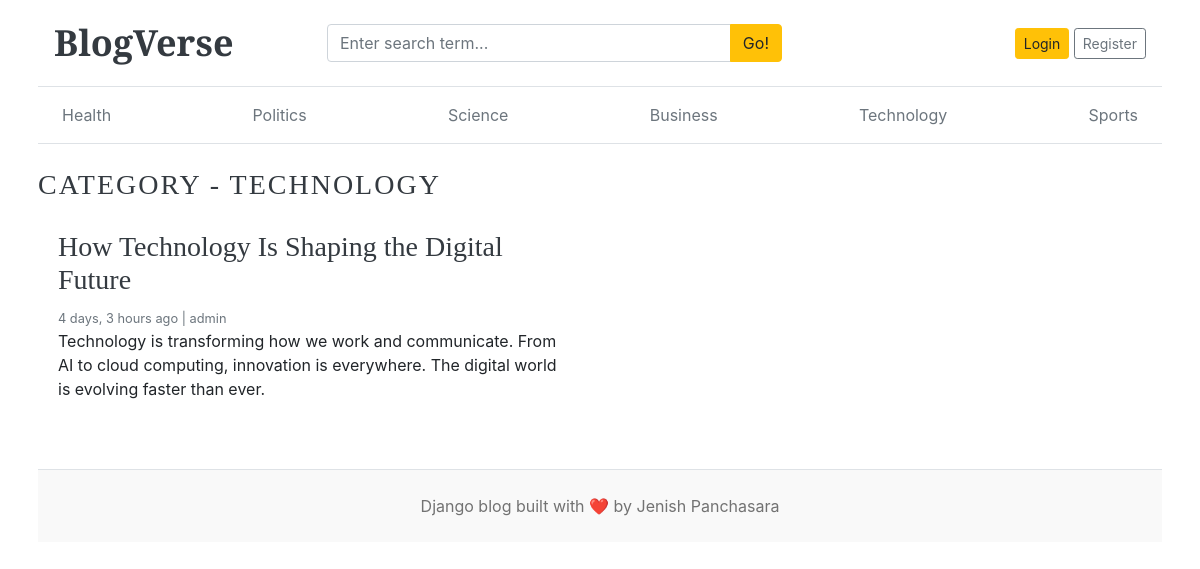
The app's page /category/2/ with its own data.
### app/models.py (models this page shows, shortened)
class Category(models.Model):
    category_name = models.CharField(max_length=50,unique=True)
    created_at = models.DateTimeField(auto_now_add=True)
    updated_at = models.DateTimeField(auto_now=True)
    class Meta:
        verbose_name_plural = 'categories'
    def __str__(self):
        return self.category_name

class Blog(models.Model):
    title = models.CharField(max_length=100)
    slug = models.SlugField(max_length=150,unique=True, blank=True)
    category = models.ForeignKey(Category,on_delete=models.CASCADE)
    author = models.ForeignKey(User, on_delete=models.CASCADE)
    featured_image = models.ImageField(upload_to='uploads/%Y/%m/%d')
    short_description = models.TextField(max_length=500)
    blog_body = models.TextField(max_length=3000)
    status = models.IntegerField(choices=STATUS_CHOICES, default=0)
    is_featured = models.BooleanField(default=False)
    created_at = models.DateTimeField(auto_now_add=True)
    updated_at = models.DateTimeField(auto_now=True)

### app/views.py (the view)
# urls.py: path('<int:category_id>/', views.posts_by_category, name='posts_by_category')
def posts_by_category(request,category_id):
    posts = Blog.objects.filter(status=1, category=category_id)
    category = get_object_or_404(Category, pk=category_id)
    context = {
        'posts': posts,
        'category': category,
    }
    return render(request, 'posts_by_category.html', context)

### app/context_processors.py (called while the page is built)
def get_categories(request):
    categories = Category.objects.all().order_by('-created_at')
    return dict(categories=categories)

def get_social_links(request):
    social_links = SocialLinks.objects.all()
    return dict(social_links=social_links)

### templates/posts_by_category.html (shortened to what this page needs)
{% extends "base.html" %}
{% block content %}
  <h3 class="text-uppercase text-dark" style="letter-spacing: 2px">Category - {{ category }}</h3>
  <div class="row mb-2">
    {% if posts %}
    {% for post in posts %}
        <div class="col-md-6">
          <div class="card border-0">
            <div class="card-body">
              <h3><a class="text-dark" href="{% url 'blogs' post.slug %}">{{ post.title }}</a> </h3>
              <small class="mb-1 text-muted">
                {{ post.created_at|timesince }} ago | {{ post.author }}
              </small>
              <p class="card-text">{{ post.short_description }}</p>
            </div>
          </div>
        </div>
    {% endfor %}
    {% else %}
    <p>No post found</p>
    {% endif %}
  </div>
{% endblock %}

### templates/base.html (shortened to what this page needs)
{% load static %}
<!DOCTYPE html>
<html lang="en">
  <head>
    <link
      href="https://getbootstrap.com/docs/4.0/dist/css/bootstrap.min.css"
      rel="stylesheet"
    />
    <link href="{% static 'css/blog.css' %}" rel="stylesheet" />
    <link rel="stylesheet" href="https://cdnjs.cloudflare.com/ajax/libs/font-awesome/4.7.0/css/font-awesome.min.css">
  </head>
  <body>
    <div class="container px-3 px-md-4 px-lg-2">
      <header class="blog-header px-3 py-3 border-bottom bg-white">
        <div class="row align-items-center no-gutters">
          <div class="col-md-3">
            <a class="blog-header-logo text-dark font-weight-bold" href="/">
              BlogVerse
            </a>
          </div>
          <div class="col-md-5">
            <form action="{% url 'search' %}" method="GET">
              <div class="input-group">
                <input
                  class="form-control"
                  type="text"
                  name="keyword"
                  placeholder="Enter search term..."
                  value = {{ keyword }}
                >
                <div class="input-group-append">
                  <button class="btn btn-warning" type="submit">Go!</button>
                </div>
              </div>
            </form>
          </div>
          <div class="col-4 d-flex justify-content-end align-items-center">
              {% if not user.is_authenticated %}
                  <a class="btn btn-sm btn-warning" href="{% url 'login' %}">Login</a> &nbsp;
                  <a class="btn btn-sm btn-outline-secondary" href="{% url 'register' %}">Register</a>
              {% endif %}
          </div>
      </header>
      <div class="nav-scroller px-3 py-2 mb-4 border-bottom">
        <nav class="nav d-flex justify-content-between">
          {% for cat in categories %}
            <a
              class="p-2 text-muted"
              href="{% url 'posts_by_category' cat.id %}"
            >
              {{ cat.category_name }}
            </a>
          {% endfor %}
        </nav>
      </div>
      {% block content %}
      {% endblock %}
      <footer class="blog-footer text-center py-4 mt-5 border-top">
        <p class="mb-0">
          Django blog built with ❤️ by
          <span>Jenish Panchasara</span>
        </p>
      </footer>
    </div>
  </body>
</html>

### blog_main/static/css/blog.css (style rules this page uses)
.blog-header { border-bottom: 1px solid #e5e5e5; }
.blog-header-logo { font-family: "Playfair Display", Georgia, "Times New Roman", serif; font-size: 2.25rem; }
h1, h2, h3, h4, h5, h6 { font-family: "Playfair Display", Georgia, "Times New Roman", serif; }
.blog-footer { padding: 2.5rem 0; color: #727272; text-align: center; background-color: #f9f9f9; border-top: .05rem solid #e5e5e5; }
.blog-footer p:last-child { margin-bottom: 0; }

### records on screen
Category: category_name "Health"
Category: category_name "Politics"
Category: category_name "Science"
Category: category_name "Business"
Category: category_name "Technology", category_name "TECHNOLOGY"
Category: category_name "Sports"
Blog: title "How Technology Is Shaping the Digital Future", created_at "4 days, 3 hours", author "admin", short_description "Technology is transforming how we work and communicate. From AI to cloud computing, innovation is everywhere. The digital world is evolving faster than ever."
